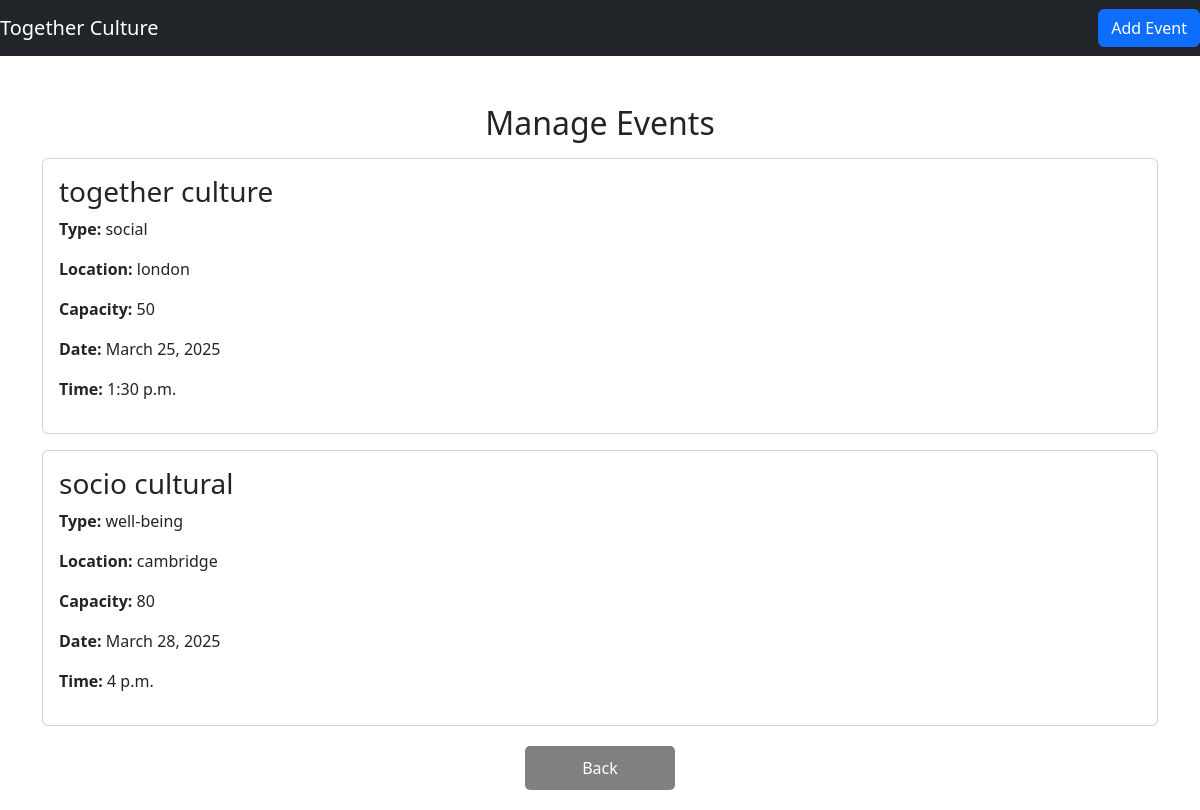
The page /manage-events/ on the database its author committed.
### members/models.py (models this page shows, shortened)
class Event(models.Model):
    name = models.CharField(max_length=255)
    date = models.DateField()
    time = models.TimeField()
    location = models.CharField(max_length=255)
    description = models.TextField(blank=True)

### members/views.py (the view)
# urls.py: path('manage-events/', manage_events, name='manage_events'),
def manage_events(request):
    events = Event.objects.all()  # Fetch all events
    return render(request, 'manage_events.html', {'events': events})

### members/templates/manage_events.html (shortened to what this page needs)
<!DOCTYPE html>
<html lang="en">
<head>
    <link rel="stylesheet" href="https://cdnjs.cloudflare.com/ajax/libs/bootstrap/5.3.0/css/bootstrap.min.css">
</head>
<body>
    <nav class="navbar navbar-dark bg-dark">
        <a class="navbar-brand" href="#">Together Culture</a>
        <a class="btn btn-primary" href="{% url 'add_event' %}">Add Event</a>
    </nav>
    <div class="container mt-5">
        <h2 class="text-center">Manage Events</h2>
        {% if events %}
            {% for event in events %}
            <div class="card my-3">
                <div class="card-body">
                    <h3>{{ event.name }}</h3>
                    <p><strong>Type:</strong> {{ event.event_type }}</p>
                    <p><strong>Location:</strong> {{ event.location }}</p>
                    <p><strong>Capacity:</strong> {{ event.capacity }}</p>
                    <p><strong>Date:</strong> {{ event.event_date }}</p>
                    <p><strong>Time:</strong> {{ event.event_time }}</p>
                </div>
            </div>
            {% endfor %}
        {% else %}
            <p class="text-center">No events added.</p>
            <div class="text-center mt-3">
                <a href="{% url 'add_event' %}" class="btn btn-success">Add Event</a>
            </div>
        {% endif %}
    </div>
    <button onclick="window.location.href='{% url 'admin_dashboard' %}'" class="btn-back">Back</button>
</body>
</html>

### members/templates/manage_events.html (style rules this page uses)
.btn-back { background-color: gray; color: white; border: none; padding: 10px 15px; cursor: pointer; border-radius: 5px; display: block; width: 150px; margin: 20px auto; text-align: center; }

### rows shown on the page
Event: name "together culture", event_type "social", location "london", capacity "50", event_date "March 25, 2025", event_time "1:30 p.m."
Event: name "socio cultural", event_type "well-being", location "cambridge", capacity "80", event_date "March 28, 2025", event_time "4 p.m."
